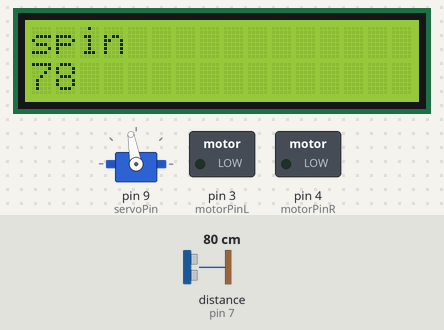
A sketch run on a simulated Arduino Uno, built with avr-gcc and run on an emulated ATmega328P. Parts: servo, 16×2 character LCD, switched loads named in the sketch (green lamp = pin HIGH). Wiring (inferred from the names in the program): ultrasonic range finder: trigger pin 8; echo pin 7. The inputs (shaded band) are chosen by the test bench; at power-on: distance to the obstacle (sensor on pin 7) 80 cm. The echo pulse lasts 58.3 µs per cm; pins used as bus, display or sensor lines are not drawn; what the sketch prints to the serial monitor is not drawn.

Above: at 1.26 s.
1.3 s: distance to the obstacle (sensor on pin 7) set to 2 cm
At 1.54 s:
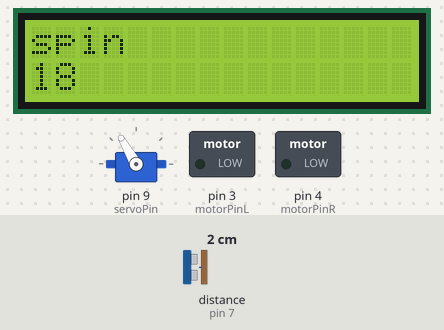
3.2 s: distance to the obstacle (sensor on pin 7) set to 4 cm
At 3.39 s:
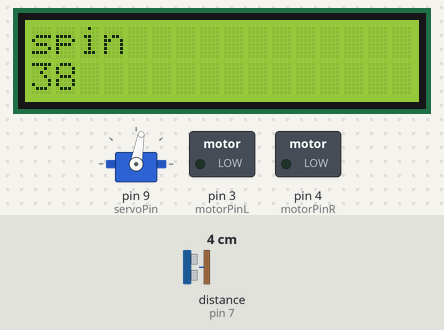
4.7 s: distance to the obstacle (sensor on pin 7) set to 9 cm
At 4.91 s:
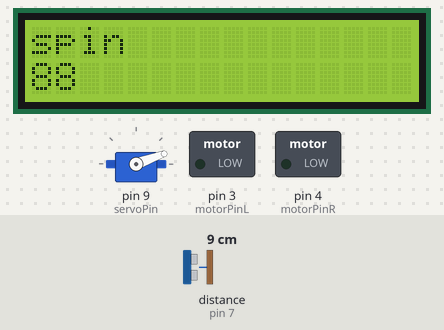
Timing chart, 0 to 12.3 s (numbered marks = the images above; inputs shaded):
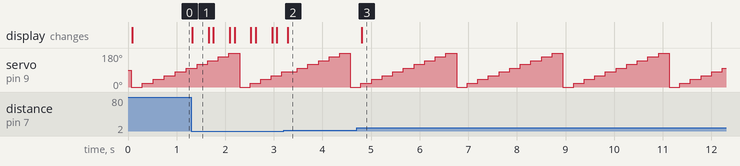

The sketch:

MASTER-wall_robot.ino
```cpp
//servo setup
#include <Servo.h>
Servo myservo;

//lcd setup
#include <LiquidCrystal.h>
const int rs = 12, en = 11, d4 = 5, d5 = 1, d6 = 10, d7 = 2;
LiquidCrystal lcd(rs, en, d4, d5, d6, d7);
//pins for LCD screen are 12, 11, 5, 4, 10 & 2


//setup for pins
int pos = 0;
int trigPin = 8;
int echoPin = 7;
int motorPinL = 3;
int motorPinR = 4;
int servoPin = 9;
long duration;

//calculates the distance to nearest object (George and Laura)
long distance(){
  lcd.setCursor(0, 1);
  digitalWrite(trigPin, LOW);
  delayMicroseconds(2);

  digitalWrite(trigPin, HIGH);
  delayMicroseconds(10);

  digitalWrite(trigPin, LOW);

  duration = pulseIn(echoPin, HIGH);
  long distanceCm= duration*0.034/2;
  lcd.print(distanceCm);
  Serial.println (distanceCm);
  delay(100);
  return distanceCm;
}

//sensor servo move(Evan and Jordan)
void servo(int angle) {
//  for (pos = 0; pos <= angle; pos += 1) {
    lcd.setCursor(0, 0);
    lcd.print("spin");
    myservo.write(angle);
    delay(15);
  //}
//  for (pos = angle; pos >= 0; pos -= 1) {
  //  myservo.write(pos);
    //delay(15);
  //}
}

//sets both motors to go at a set speed (Laura and George)
void forwards(){
delay(250);
digitalWrite(motorPinL, HIGH);
digitalWrite(motorPinR, HIGH);
lcd.setCursor(0,0);
lcd.clear();
lcd.println("Forwards");
}

//The LCD screen will need to be cleared,
//as it will continously print and look wrong &
//without the delay it will instantally clear
//(jack and issac)
void Lcd() {

    lcd.setCursor(0, 0);
  //sets where the message will be printed
  lcd.println();
  //Prints a message to the LCD screen
  delay(500);
  lcd.clear();
}

// goes Left and right (Laura and George)
void left(){
  delay(250);
digitalWrite(motorPinL,HIGH);
digitalWrite(motorPinR,LOW);
lcd.setCursor(0,0);
lcd.clear();
lcd.println("left");
}

void right(){
  delay(250);
digitalWrite(motorPinR, HIGH);
digitalWrite(motorPinL,LOW);
lcd.setCursor(0,0);
lcd.clear();
lcd.println("right");

}

//stops robot(Jack G, Dan Vass and Tom B)
void stop( ){

if (distance() == 10) {
  int speed = (distance() * 10);
  analogWrite(motorPinL, speed);
  analogWrite(motorPinR, speed);
}
else if (distance() == 1) {
  analogWrite(motorPinL, 0);
  analogWrite(motorPinR, 0);
  delay(250);
  lcd.setCursor(0,0);
   lcd.clear();
  lcd.println("stop");
}
}

//start func evan jordan
int start(){
  int d=0;
  for (int i=0; i<=180; i= i+20){
    servo(i);
     d = distance();
    if (d< distance()){
      d= distance();
    }
  }
 return d;
}

// setting up all the pins on the arduino
void setup() {
  Serial.begin(9600);
  pinMode(trigPin, OUTPUT);
  pinMode(echoPin, INPUT);
  pinMode(motorPinL, OUTPUT);
  pinMode(motorPinR, OUTPUT);
  myservo.attach(servoPin);
  lcd.begin(16, 2);

}

void loop() {
  // put your main code here, to run repeatedly:
start();
}
```

Measured:
- after the input at 1.3 s, the display: changes at once (image 1)
- after the input at 3.2 s, the display: changes after 0.08 s (image 2)
- after the input at 4.7 s, the display: changes after 0.11 s (image 3)
- by itself, servo on pin 9 (servoPin): repeats every 2.2 s: 40° 0.22 s, 60° 0.22 s, 80° 0.22 s, 100° 0.22 s, 120° 0.22 s, 140° 0.22 s, 160° 0.22 s, 180° 0.22 s, 0° 0.22 s, 20° 0.22 s
